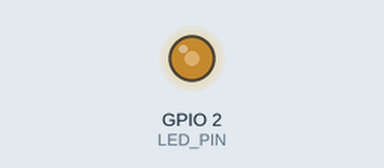
Simulated run of this program. Board: ESP32. On the bench: output pins drawn as LEDs (lit = HIGH).

Above: at 0.2 s.
Timing chart, 0 to 1.7 s (numbered marks = the images above):
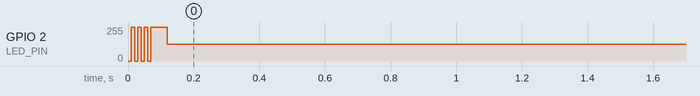

The program:

main.cpp
```cpp
#include <Arduino.h>

#define LED_PIN 2 // GPIO4 for LED
hw_timer_t *My_timer = nullptr;

// ---- Timer ISR ----
void IRAM_ATTR onTimer()
{
  digitalWrite(LED_PIN, !digitalRead(LED_PIN)); // toggle LED
}

// ---- Setup ----
void setup()
{
  pinMode(LED_PIN, OUTPUT);

  // timerBegin(timer number 0-3, prescaler, countUp)
  // 80 MHz / 80 = 1 MHz → tick = 1 µs
  My_timer = timerBegin(0, 80, true);

  // attach ISR to timer, edge-triggered
  timerAttachInterrupt(My_timer, &onTimer, true);

  // trigger every 1 000 000 µs = 1 s
  timerAlarmWrite(My_timer, 10000, true);

  // enable alarm
  timerAlarmEnable(My_timer);
}

void loop()
{
  // main loop free for other code
}
```

Measured:
- by itself, GPIO 2 (LED_PIN): 0/255 → 127/255 at 0.01 s
